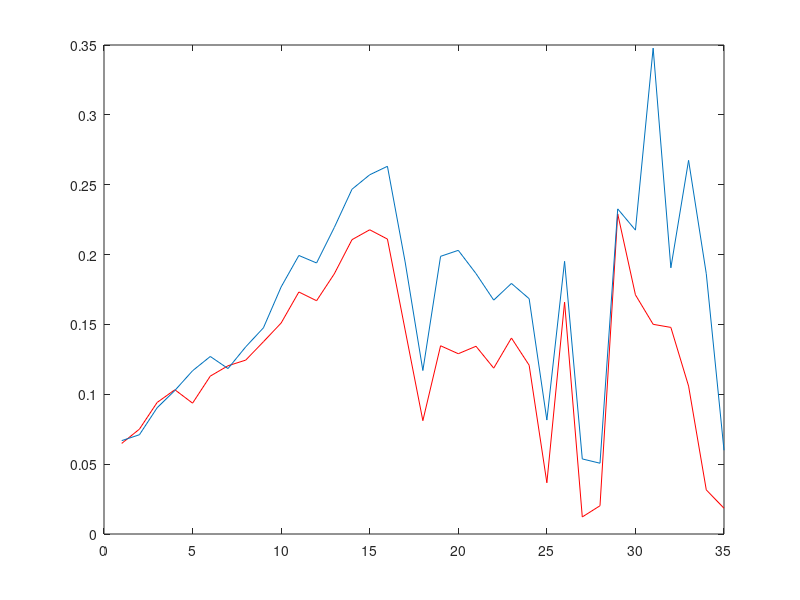

MATLAB code to generate this figure:
clc;
clear;
temp = load('realLoc.mat');
realLoc = temp.realLoc;
temp = load('loc.mat');
loc = temp.loc;
temp = load('SDPandLoc.mat');
res = temp.res;
n = length(res);

for i=1:1:n
   error1(i) = sqrt((loc(i,1)-realLoc(i,1))^2 + (loc(i,2)-realLoc(i,2))^2); 
   error2(i) = sqrt((res(i,1)-realLoc(i,1))^2 + (res(i,2)-realLoc(i,2))^2); 
end

figure;
plot(error1,'r');
hold on;
plot(error2);